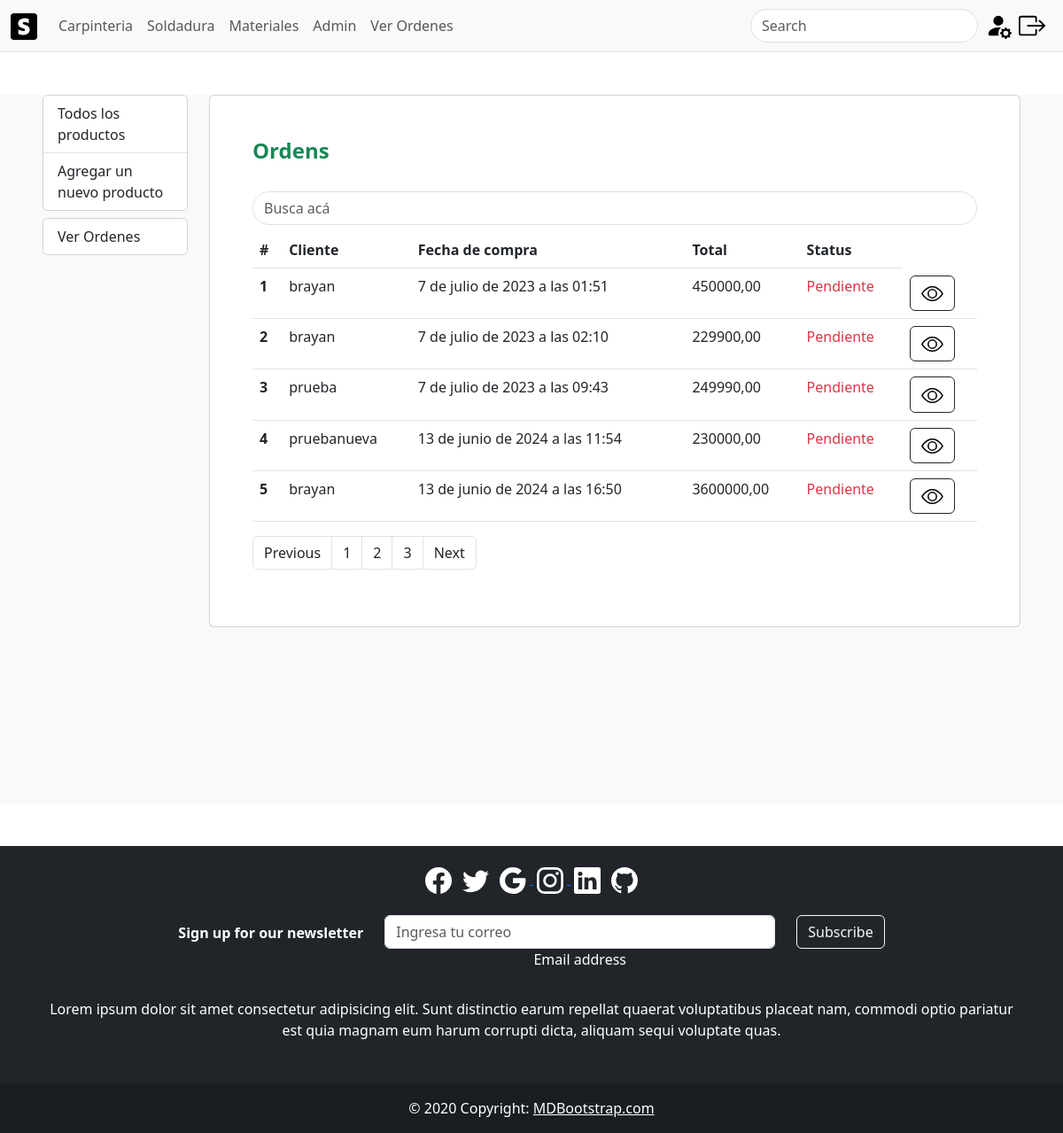
Screenshot of /ordenesAdmin/ (signed in) with the database file from the repository.
### cliente/models.py (models this page shows, shortened)
class Purchase(models.Model):
    user = models.ForeignKey(settings.AUTH_USER_MODEL, on_delete=models.CASCADE)
    cart = models.ForeignKey(Cart, on_delete=models.CASCADE)
    date = models.DateTimeField(auto_now_add=True)
    total = models.DecimalField(max_digits=10, decimal_places=2)  # Puedes ajustar los parámetros según tus necesidades

### cliente/views.py (the view)
# urls.py: path('ordenesAdmin/', views.ordenesAdmin, name='ordenesAdmin'),
@login_required
def ordenesAdmin(request):
    pedidos = Purchase.objects.all()
    context = {
        'pedidos': pedidos
    }
    return render(request, 'ordenesAd.html', context)

### cliente/templates/ordenesAd.html (shortened to what this page needs)
{% extends 'base.html' %} {% block content %} {% load static%}
<div class="container-fluid px-5 bg-light my-5" style="min-height: 100vh">
  <div class="row">
    <div class="col-sm-12 col-md-2">
      {% if user.is_superuser %}
      <div class="card mb-2">
        <ul class="list-group list-group-flush">
          <a href="{% url 'listar_productos' %}" class="list-group-item"
            >Todos los productos</a
          >
          <a href="{% url 'dashboard' %}" class="list-group-item"
            >Agregar un nuevo producto</a
          >
        </ul>
      </div>
      <div class="card mb-2">
        <ul class="list-group list-group-flush">
          <a href="{% url 'ordenesAdmin' %}"  class="list-group-item">Ver Ordenes</a>
        </ul>
      </div>
      {% endif %}
    </div>
    <div class="col-sm-12 col-md-10">
      <section class="card p-5">
        <h4 class="card-title mb-4 fw-bold text-success">Ordens</h4>
        <input
          type="text"
          class="form-control my-2 rounded-pill"
          placeholder="Busca acá"
        />
        <div class="table-responsive">
          <table class="table">
            <thead>
              <tr>
                <th scope="col">#</th>
                <th scope="col">Cliente</th>
                <th scope="col">Fecha de compra</th>
                <th scope="col">Total</th>
                <th scope="col">Status</th>
              </tr>
            </thead>
            <tbody>
              {% for pedido in pedidos %}
              <tr>
                <th scope="row">{{ forloop.counter }}</th>
                <td>{{ pedido.user }}</td>
                <td>{{ pedido.date }}</td>
                <td>{{ pedido.total }}</td>
                <td class="text-danger">Pendiente</td>
                <td>
                  <button
                    type="button"
                    class="btn btn-outline-dark"
                    data-bs-toggle="modal"
                    data-bs-target="#exampleModall{{ pedido.id }}"
                  >
                  </button>
                </td>
              </tr>
              {% endfor %}
            </tbody>
          </table>
          <nav aria-label="Page navigation example text-end">
            <ul class="pagination">
              <li class="page-item">
                <a class="page-link text-dark" href="#">Previous</a>
              </li>
              <li class="page-item">
                <a class="page-link text-dark" href="#">1</a>
              </li>
              <li class="page-item">
                <a class="page-link text-dark" href="#">2</a>
              </li>
              <li class="page-item">
                <a class="page-link text-dark" href="#">3</a>
              </li>
              <li class="page-item">
                <a class="page-link text-dark" href="#">Next</a>
              </li>
            </ul>
          </nav>
        </div>
      </section>
    </div>
  </div>
</div>
 {% endblock %}

### rows the page displays
Purchase: user "brayan", date "7 de julio de 2023 a las 01:51", total "450000,00"
Purchase: user "brayan", date "7 de julio de 2023 a las 02:10", total "229900,00"
Purchase: user "prueba", date "7 de julio de 2023 a las 09:43", total "249990,00"
Purchase: user "pruebanueva", date "13 de junio de 2024 a las 11:54", total "230000,00"
Purchase: user "brayan", date "13 de junio de 2024 a las 16:50", total "3600000,00"
